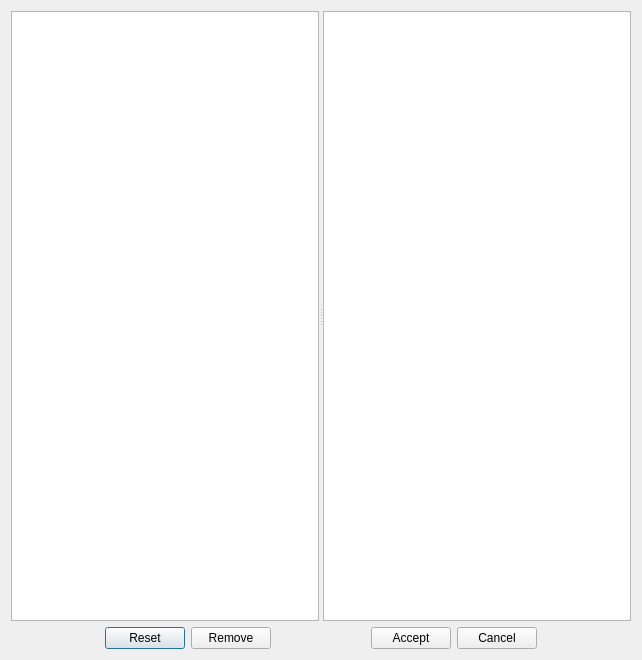
<?xml version="1.0" encoding="UTF-8"?>
<ui version="4.0">
 <class>Dialog</class>
 <widget class="QDialog" name="Dialog">
  <property name="geometry">
   <rect>
    <x>0</x>
    <y>0</y>
    <width>642</width>
    <height>660</height>
   </rect>
  </property>
  <property name="windowTitle">
   <string>Dialog</string>
  </property>
  <property name="modal">
   <bool>true</bool>
  </property>
  <layout class="QVBoxLayout" name="verticalLayout" stretch="200,0">
   <item>
    <widget class="QSplitter" name="splitter">
     <property name="orientation">
      <enum>Qt::Horizontal</enum>
     </property>
     <widget class="QListView" name="Before"/>
     <widget class="QListView" name="After"/>
    </widget>
   </item>
   <item>
    <layout class="QHBoxLayout" name="horizontalLayout">
     <item>
      <spacer name="horizontalSpacer">
       <property name="orientation">
        <enum>Qt::Horizontal</enum>
       </property>
       <property name="sizeHint" stdset="0">
        <size>
         <width>40</width>
         <height>20</height>
        </size>
       </property>
      </spacer>
     </item>
     <item>
      <widget class="QPushButton" name="Reset">
       <property name="text">
        <string>Reset</string>
       </property>
      </widget>
     </item>
     <item>
      <widget class="QPushButton" name="Remove">
       <property name="text">
        <string>Remove</string>
       </property>
      </widget>
     </item>
     <item>
      <spacer name="horizontalSpacer_2">
       <property name="orientation">
        <enum>Qt::Horizontal</enum>
       </property>
       <property name="sizeHint" stdset="0">
        <size>
         <width>40</width>
         <height>20</height>
        </size>
       </property>
      </spacer>
     </item>
     <item>
      <widget class="QPushButton" name="Accept">
       <property name="text">
        <string>Accept</string>
       </property>
      </widget>
     </item>
     <item>
      <widget class="QPushButton" name="Cancel">
       <property name="text">
        <string>Cancel</string>
       </property>
      </widget>
     </item>
     <item>
      <spacer name="horizontalSpacer_3">
       <property name="orientation">
        <enum>Qt::Horizontal</enum>
       </property>
       <property name="sizeHint" stdset="0">
        <size>
         <width>40</width>
         <height>20</height>
        </size>
       </property>
      </spacer>
     </item>
    </layout>
   </item>
  </layout>
  <action name="actionUndo">
   <property name="text">
    <string>Undo</string>
   </property>
   <property name="shortcut">
    <string>Ctrl+Z</string>
   </property>
  </action>
  <action name="actionRedo">
   <property name="text">
    <string>Redo</string>
   </property>
   <property name="shortcut">
    <string>Ctrl+Y</string>
   </property>
  </action>
  <action name="actionDelete">
   <property name="text">
    <string>Delete</string>
   </property>
   <property name="shortcut">
    <string>Del</string>
   </property>
  </action>
 </widget>
 <resources/>
 <connections/>
</ui>
